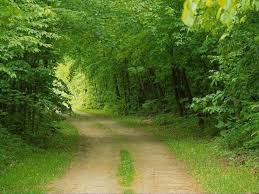
#> input picture image.jpg, 259 x 194 px
$ python GrayTransformation.py
#> lines starting #> are read from the running program, lines starting #| are printed output that depends on the picture
from PIL import Image
from pylab import *
import numpy

im = array(Image.open('image.jpg').convert('L'))
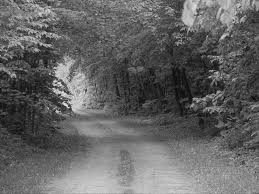
#> im: shape (194, 259); min 5, max 238, mean 99.5
gray()
def MakeNegative(im):
    return 255 -im       #negative image
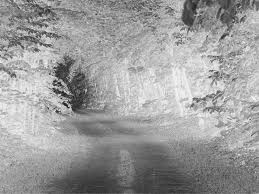
#> returned value: shape (194, 259); min 17, max 250, mean 155.5
def MakeGrayInInterval(im):
    return (100.0/255) *im + 100 # Clamp to interval 100 ... 200
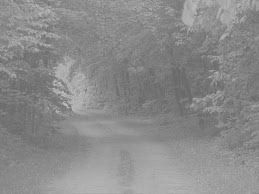
#> returned value: shape (194, 259) float64; min 102, max 193.3, mean 139
def MakeGray(im):
    return 255.0 *(im/255.0)**2
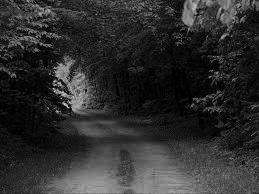
#> returned value: shape (194, 259) float64; min 0.098, max 222.1, mean 46.3

Image.fromarray(MakeNegative(im).astype(numpy.uint8)).save('Negative.jpg')
Image.fromarray(MakeGrayInInterval(im).astype(numpy.uint8)).save('GrayInterval.jpg')
Image.fromarray(MakeGray(im).astype(numpy.uint8)).save('Gray.jpg')

$ run again, with dog.jpg copied over image.jpg
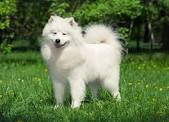
#> input picture dog.jpg, 169 x 122 px
#> `im = array(Image.open('image.jpg').convert('L'))`:
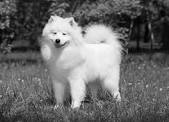
#> im: shape (122, 169); min 0, max 254, mean 107.2
#> in MakeGray, `return 255.0 *(im/255.0)**2`:
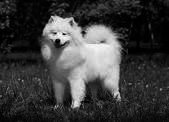
#> returned value: shape (122, 169) float64; min 0, max 253, mean 60.8

$ run again, with horizontally_transformed_dog.jpg copied over image.jpg
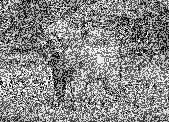
#> input picture horizontally_transformed_dog.jpg, 169 x 122 px
#> im is the input picture: shape (122, 169); min 0, max 255, mean 135.1
#> in MakeGrayInInterval, `return (100.0/255) *im + 100`:
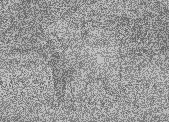
#> returned value: shape (122, 169) float64; min 100, max 200, mean 153
#> in MakeGray, `return 255.0 *(im/255.0)**2`:
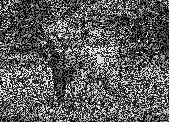
#> returned value: shape (122, 169) float64; min 0, max 255, mean 92.7
